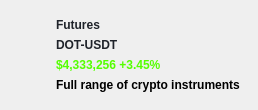
                         <widget class="QWidget" name="page_7">
                          <property name="sizePolicy">
                           <sizepolicy hsizetype="Fixed" vsizetype="Fixed">
                            <horstretch>0</horstretch>
                            <verstretch>0</verstretch>
                           </sizepolicy>
                          </property>
                          <property name="styleSheet">
                           <string notr="true">border-radius:10px;
</string>
                          </property>
                          <layout class="QHBoxLayout" name="horizontalLayout_38">
                           <property name="leftMargin">
                            <number>0</number>
                           </property>
                           <property name="topMargin">
                            <number>0</number>
                           </property>
                           <property name="rightMargin">
                            <number>0</number>
                           </property>
                           <property name="bottomMargin">
                            <number>0</number>
                           </property>
                           <item>
                            <widget class="QFrame" name="frame_70">
                             <property name="sizePolicy">
                              <sizepolicy hsizetype="Fixed" vsizetype="Fixed">
                               <horstretch>0</horstretch>
                               <verstretch>0</verstretch>
                              </sizepolicy>
                             </property>
                             <property name="frameShape">
                              <enum>QFrame::StyledPanel</enum>
                             </property>
                             <property name="frameShadow">
                              <enum>QFrame::Raised</enum>
                             </property>
                             <layout class="QHBoxLayout" name="horizontalLayout_39">
                              <item>
                               <widget class="QPushButton" name="pushButton_22">
                                <property name="text">
                                 <string/>
                                </property>
                                <property name="icon">
                                 <iconset resource="resources.qrc">
                                  <normaloff>:/icons/icons/sunrise.svg</normaloff>:/icons/icons/sunrise.svg</iconset>
                                </property>
                                <property name="iconSize">
                                 <size>
                                  <width>40</width>
                                  <height>40</height>
                                 </size>
                                </property>
                               </widget>
                              </item>
                              <item>
                               <widget class="QFrame" name="frame_71">
                                <property name="sizePolicy">
                                 <sizepolicy hsizetype="Fixed" vsizetype="Fixed">
                                  <horstretch>0</horstretch>
                                  <verstretch>0</verstretch>
                                 </sizepolicy>
                                </property>
                                <property name="frameShape">
                                 <enum>QFrame::StyledPanel</enum>
                                </property>
                                <property name="frameShadow">
                                 <enum>QFrame::Raised</enum>
                                </property>
                                <layout class="QVBoxLayout" name="verticalLayout_76">
                                 <item>
                                  <widget class="QLabel" name="label_22">
                                   <property name="font">
                                    <font>
                                     <weight>75</weight>
                                     <bold>true</bold>
                                    </font>
                                   </property>
                                   <property name="text">
                                    <string>&lt;html&gt;&lt;head/&gt;&lt;body&gt;&lt;p&gt;&lt;span style=&quot; color:#1f232a;&quot;&gt;Futures&lt;/span&gt;&lt;/p&gt;&lt;/body&gt;&lt;/html&gt;</string>
                                   </property>
                                  </widget>
                                 </item>
                                 <item>
                                  <widget class="QLabel" name="label_23">
                                   <property name="font">
                                    <font>
                                     <weight>75</weight>
                                     <bold>true</bold>
                                    </font>
                                   </property>
                                   <property name="text">
                                    <string>&lt;html&gt;&lt;head/&gt;&lt;body&gt;&lt;p&gt;&lt;span style=&quot; color:#1f232a;&quot;&gt;DOT-USDT&lt;/span&gt;&lt;/p&gt;&lt;/body&gt;&lt;/html&gt;</string>
                                   </property>
                                  </widget>
                                 </item>
                                 <item>
                                  <widget class="QLabel" name="label_24">
                                   <property name="font">
                                    <font>
                                     <weight>75</weight>
                                     <bold>true</bold>
                                    </font>
                                   </property>
                                   <property name="text">
                                    <string>&lt;html&gt;&lt;head/&gt;&lt;body&gt;&lt;p&gt;&lt;span style=&quot; color:#55ff00;&quot;&gt;$4,333,256 +3.45%&lt;/span&gt;&lt;/p&gt;&lt;/body&gt;&lt;/html&gt;</string>
                                   </property>
                                  </widget>
                                 </item>
                                 <item>
                                  <widget class="QLabel" name="label_25">
                                   <property name="font">
                                    <font>
                                     <weight>75</weight>
                                     <bold>true</bold>
                                    </font>
                                   </property>
                                   <property name="text">
                                    <string>Full range of crypto instruments</string>
                                   </property>
                                  </widget>
                                 </item>
                                </layout>
                               </widget>
                              </item>
                             </layout>
                            </widget>
                           </item>
                          </layout>
                         </widget>
